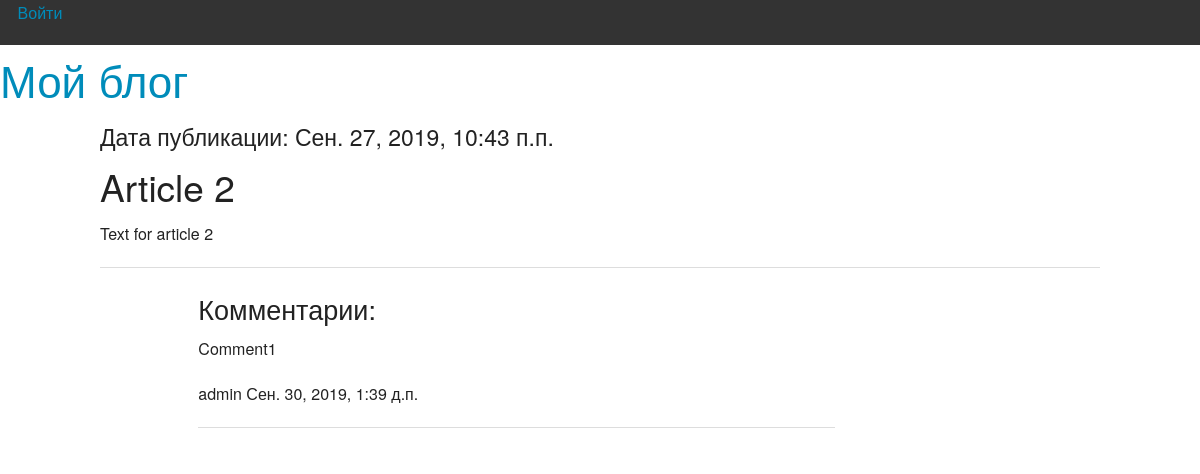
Page /articles/2/ on the committed database.
### article/models.py (models this page shows)
class Article(models.Model):
    class Meta:
        db_table = "article"
    title = models.CharField(max_length=256)
    text = models.TextField()
    date = models.DateTimeField()
    likes = models.IntegerField(default=0)

class Comments(models.Model):
    class Meta:
        db_table = 'comments'
    text = models.TextField(verbose_name="Текст комментария")
    date = models.DateTimeField(default=timezone.now)
    article_reference = models.ForeignKey(Article, on_delete=models.CASCADE)
    from_user = models.ForeignKey(User, default=1, on_delete=models.CASCADE)

### article/views.py (the view)
# urls.py: path('', article.views.articles),
@csrf_protect
def article(request, article_id=1):
    comment_form = CommentForm
    args = {"article": Article.objects.get(id=article_id),
            "comments": Comments.objects.filter(article_reference_id=article_id),
            "form": comment_form,
            "username": auth.get_user(request).username}
    return render(request, "article.html", args)

### article/templates/article.html (shortened to what this page needs)
{% extends "main.html" %}
{% block article %}
    <h4>Дата публикации: {{ article.date }}</h4>
    <h2>{{ article.title }}</h2>
    <p>{{ article.text }}</p>
    <hr>
    <div class="large-offset-1 large-8 columns">
        <h3>Комментарии:</h3>
        {% for comment in comments %}
            <p>{{ comment.text }}</p>
            <p>{{ comment.from_user.username }}  {{ comment.date }}</p>
            <hr>
        {% endfor %}
    </div>
{% endblock %}

### rows in the picture
Article: date "Сен. 27, 2019, 10:43 п.п.", title "Article 2", text "Text for article 2"
Comments: text "Comment1", from_user.username "admin", date "Сен. 30, 2019, 1:39 д.п."
